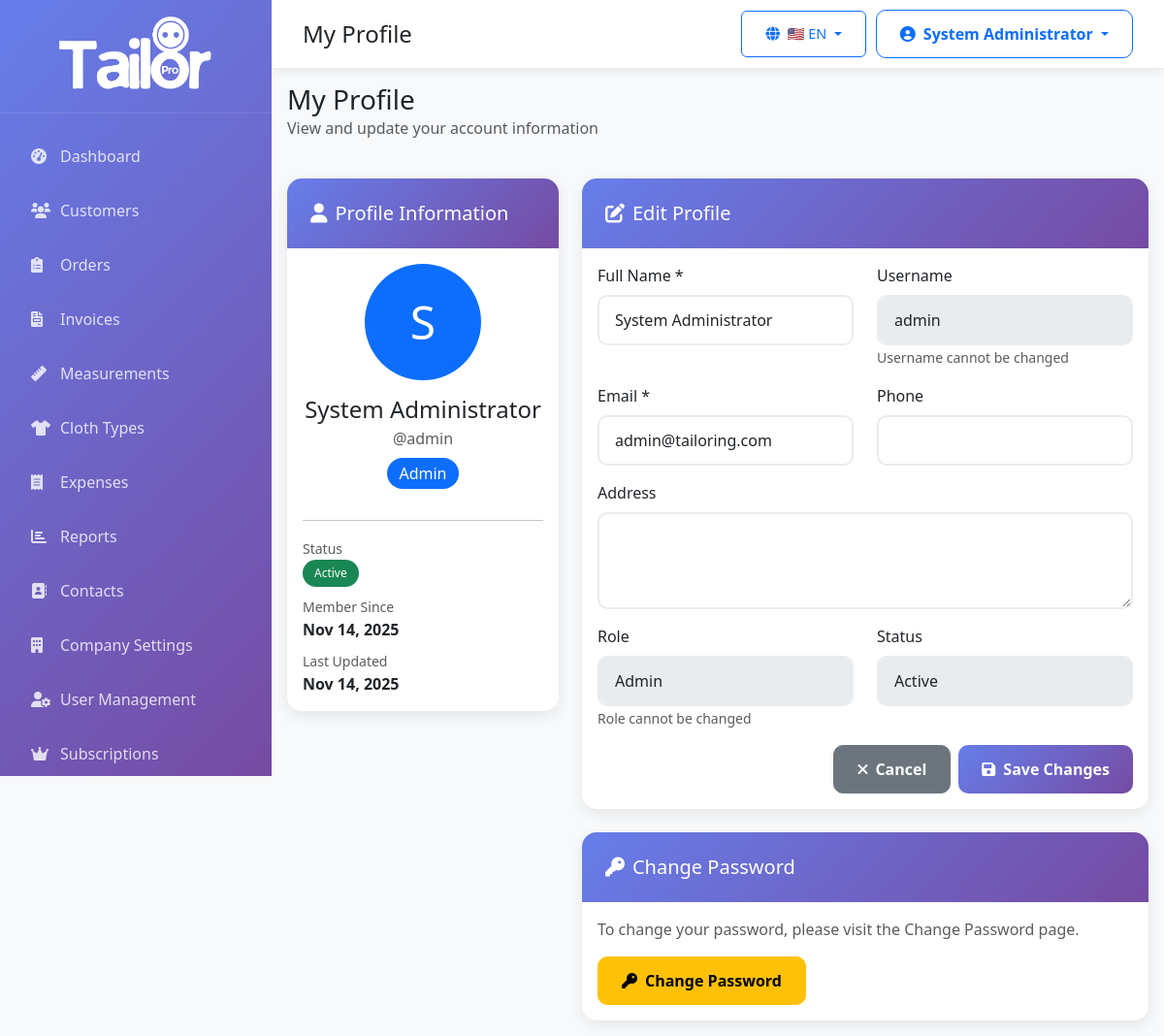
Screenshot of /admin/profile.php (signed in) with the database file from the repository.
### tables this page shows
CREATE TABLE `users` (
  `id` int(11) NOT NULL AUTO_INCREMENT,
  `company_id` int(11) DEFAULT NULL,
  `username` varchar(50) NOT NULL,
  `email` varchar(100) NOT NULL,
  `password` varchar(255) NOT NULL,
  `full_name` varchar(100) NOT NULL,
  `role` enum('admin','staff','tailor','cashier') NOT NULL DEFAULT 'staff',
  `phone` varchar(20) DEFAULT NULL,
  `address` text DEFAULT NULL,
  `status` enum('active','inactive') NOT NULL DEFAULT 'active',
  `last_login` timestamp NULL DEFAULT NULL,
  `created_at` timestamp NOT NULL DEFAULT CURRENT_TIMESTAMP,
  `updated_at` timestamp NOT NULL DEFAULT CURRENT_TIMESTAMP ON UPDATE CURRENT_TIMESTAMP,
  PRIMARY KEY (`id`),
  UNIQUE KEY `username` (`username`),
  UNIQUE KEY `email` (`email`),
  KEY `company_id` (`company_id`),
  KEY `idx_last_login` (`last_login`),
  FOREIGN KEY (`company_id`) REFERENCES `companies` (`id`) ON DELETE CASCADE
);

### config/database.php (called while the page is built, shortened)
<?php
class Database {
    private $host;
    private $db_name;
    private $username;
    private $password;
    private $charset = 'utf8mb4';
    public function __construct() {
        $isLocal = $this->isLocalEnvironment();
        if ($isLocal) {
            $this->host = 'localhost';
            $this->db_name = 'tailoring_management';
            $this->username = 'root';
            $this->password = '';
        } else {
            $this->host = 'localhost';
            $this->db_name = 'u402017191_tailorpro';
            $this->username = 'u402017191_tailorpro';
            $this->password = 'Tailorpro@99';
        }
    }
    private function isLocalEnvironment() {
        $serverName = $_SERVER['SERVER_NAME'] ?? $_SERVER['HTTP_HOST'] ?? 'localhost';
        $localIndicators = [
            'localhost',
            '127.0.0.1',
            '::1',
            'local.test',
            '.local',
            'wamp',
            'xampp'
        ];
        foreach ($localIndicators as $indicator) {
            if (stripos($serverName, $indicator) !== false) {
                return true;
            }
        }
        return false;
    }
    public function getConnection() {
        $this->conn = null;
        try {
            $dsn = "mysql:host=" . $this->host . ";dbname=" . $this->db_name . ";charset=" . $this->charset;
            $options = [
                PDO::ATTR_ERRMODE => PDO::ERRMODE_EXCEPTION,
                PDO::ATTR_DEFAULT_FETCH_MODE => PDO::FETCH_ASSOC,
                PDO::ATTR_EMULATE_PREPARES => false,
            ];
            $this->conn = new PDO($dsn, $this->username, $this->password, $options);
        } catch(PDOException $exception) {
            echo "Connection error: " . $exception->getMessage();
        }
        return $this->conn;
    }
}
?>

### models/BaseModel.php (called while the page is built, shortened)
<?php
require_once __DIR__ . '/../config/database.php';
class BaseModel {
    protected $conn;
    protected $table;
    protected $primary_key = 'id';
    public function __construct() {
        $database = new Database();
        $this->conn = $database->getConnection();
    }
    public function find($id) {
        $query = "SELECT * FROM " . $this->table . " WHERE " . $this->primary_key . " = :id LIMIT 1";
        $stmt = $this->conn->prepare($query);
        $stmt->bindParam(':id', $id);
        $stmt->execute();
        return $stmt->fetch();
    }
}
?>

### config/config.php (called while the page is built, shortened)
<?php
function format_date($date, $format = 'Y-m-d') {
    return date($format, strtotime($date));
}
function get_user_id() {
    return $_SESSION['user_id'] ?? null;
}
?>

### admin/profile.php (the view, shortened to what this page needs)
<?php
require_once '../config/config.php';
$userModel = new User();
require_once 'includes/header.php';
$currentUser = $userModel->find(get_user_id());
?>
<div class="row mb-4">
    <div class="col-12">
        <h1 class="h3 mb-0">My Profile</h1>
        <p class="text-muted">View and update your account information</p>
    </div>
</div>
<div class="row">
    <div class="col-lg-4 mb-4">
        <div class="card">
            <div class="card-header bg-primary text-white">
                <h5 class="card-title mb-0">
                    <i class="fas fa-user me-2"></i>Profile Information
                </h5>
            </div>
            <div class="card-body text-center">
                <div class="avatar-circle bg-primary text-white mx-auto mb-3" style="width: 120px; height: 120px; border-radius: 50%; display: flex; align-items: center; justify-content: center; font-size: 3rem;">
                    <?php echo strtoupper(substr($currentUser['full_name'], 0, 1)); ?>
                </div>
                <h4 class="mb-1"><?php echo htmlspecialchars($currentUser['full_name']); ?></h4>
                <p class="text-muted mb-2">@<?php echo htmlspecialchars($currentUser['username']); ?></p>
                <span class="badge bg-primary fs-6 mb-3"><?php echo ucfirst($currentUser['role']); ?></span>
                <hr>
                <div class="text-start">
                    <div class="mb-2">
                        <small class="text-muted">Status</small><br>
                        <span class="badge bg-<?php echo $currentUser['status'] === 'active' ? 'success' : 'secondary'; ?>">
                            <?php echo ucfirst($currentUser['status']); ?>
                        </span>
                    </div>
                    <div class="mb-2">
                        <small class="text-muted">Member Since</small><br>
                        <strong><?php echo format_date($currentUser['created_at'], 'M j, Y'); ?></strong>
                    </div>
                    <div>
                        <small class="text-muted">Last Updated</small><br>
                        <strong><?php echo format_date($currentUser['updated_at'], 'M j, Y'); ?></strong>
                    </div>
                </div>
            </div>
        </div>
    </div>
    <div class="col-lg-8">
        <div class="card mb-4">
            <div class="card-header">
                <h5 class="card-title mb-0">
                    <i class="fas fa-edit me-2"></i>Edit Profile
                </h5>
            </div>
            <div class="card-body">
                <form method="POST">
                    <div class="row">
                        <div class="col-md-6 mb-3">
                            <label for="full_name" class="form-label">Full Name *</label>
                            <input type="text"
                                   class="form-control"
                                   id="full_name"
                                   name="full_name"
                                   value="<?php echo htmlspecialchars($currentUser['full_name']); ?>"
                                   required>
                        </div>
                        <div class="col-md-6 mb-3">
                            <label for="username" class="form-label">Username</label>
                            <input type="text"
                                   class="form-control"
                                   id="username"
                                   value="<?php echo htmlspecialchars($currentUser['username']); ?>"
                                   readonly
                                   disabled>
                            <small class="text-muted">Username cannot be changed</small>
                        </div>
                    </div>
                    <div class="row">
                        <div class="col-md-6 mb-3">
                            <label for="email" class="form-label">Email *</label>
                            <input type="email"
                                   class="form-control"
                                   id="email"
                                   name="email"
                                   value="<?php echo htmlspecialchars($currentUser['email']); ?>"
                                   required>
                        </div>
                        <div class="col-md-6 mb-3">
                            <label for="phone" class="form-label">Phone</label>
                            <input type="tel"
                                   class="form-control"
                                   id="phone"
                                   name="phone"
                                   value="<?php echo htmlspecialchars($currentUser['phone'] ?? ''); ?>">
                        </div>
                    </div>
                    <div class="mb-3">
                        <label for="address" class="form-label">Address</label>
                        <textarea class="form-control"
                                  id="address"
                                  name="address"
                                  rows="3"><?php echo htmlspecialchars($currentUser['address'] ?? ''); ?></textarea>
                    </div>
                    <div class="row">
                        <div class="col-md-6 mb-3">
                            <label class="form-label">Role</label>
                            <input type="text"
                                   class="form-control"
                                   value="<?php echo ucfirst($currentUser['role']); ?>"
                                   readonly
                                   disabled>
                            <small class="text-muted">Role cannot be changed</small>
                        </div>
                        <div class="col-md-6 mb-3">
                            <label class="form-label">Status</label>
                            <input type="text"
                                   class="form-control"
                                   value="<?php echo ucfirst($currentUser['status']); ?>"
                                   readonly
                                   disabled>
                        </div>
                    </div>
                    <div class="d-grid gap-2 d-md-flex justify-content-md-end">
                        <a href="dashboard.php" class="btn btn-secondary">
                            <i class="fas fa-times me-2"></i>Cancel
                        </a>
                        <button type="submit" class="btn btn-primary">
                            <i class="fas fa-save me-2"></i>Save Changes
                        </button>
                    </div>
                </form>
            </div>
        </div>
        <div class="card">
            <div class="card-header">
                <h5 class="card-title mb-0">
                    <i class="fas fa-key me-2"></i>Change Password
                </h5>
            </div>
            <div class="card-body">
                <p class="text-muted">To change your password, please visit the Change Password page.</p>
                <a href="change-password.php" class="btn btn-warning">
                    <i class="fas fa-key me-2"></i>Change Password
                </a>
            </div>
        </div>
    </div>
</div>
<?php require_once 'includes/footer.php'; ?>

### admin/includes/header.php (style rules this page uses)
:root { --primary-color: #667eea; --secondary-color: #764ba2; --sidebar-width: 280px; --header-height: 70px; }
body { font-family: 'Segoe UI', Tahoma, Geneva, Verdana, sans-serif; background-color: #f8f9fa; }
.card { border: none; border-radius: 15px; box-shadow: 0 5px 15px rgba(0, 0, 0, 0.08); transition: all 0.3s ease; }
.card-header { background: linear-gradient(135deg, var(--primary-color) 0%, var(--secondary-color) 100%); color: white; border-radius: 15px 15px 0 0 !important; border: none; padding: 1.5rem; }
.btn { border-radius: 10px; padding: 0.75rem 1.5rem; font-weight: 600; transition: all 0.3s ease; }
.btn-primary { background: linear-gradient(135deg, var(--primary-color) 0%, var(--secondary-color) 100%); border: none; }
.form-control, .form-select { border-radius: 10px; border: 2px solid #e9ecef; padding: 0.75rem 1rem; transition: all 0.3s ease; background-color: #fff; }
.badge { padding: 0.5rem 0.75rem; border-radius: 20px; font-weight: 500; }

### rows the page displays
users: full_name "S", full_name "System Administrator", username "admin", role "Admin", status "Active", created_at "Nov 14, 2025", format_date($currentUser['updated_at'], 'M j, Y') "Nov 14, 2025", email "admin@tailoring.com"

### other values shown
__t(strtolower(str_replace('_', ' ', $page_title ?? 'dashboard'))) "My Profile"
$currentFlag "🇺🇸"
$currentLang "EN"
$current_user['name'] "System Administrator"
